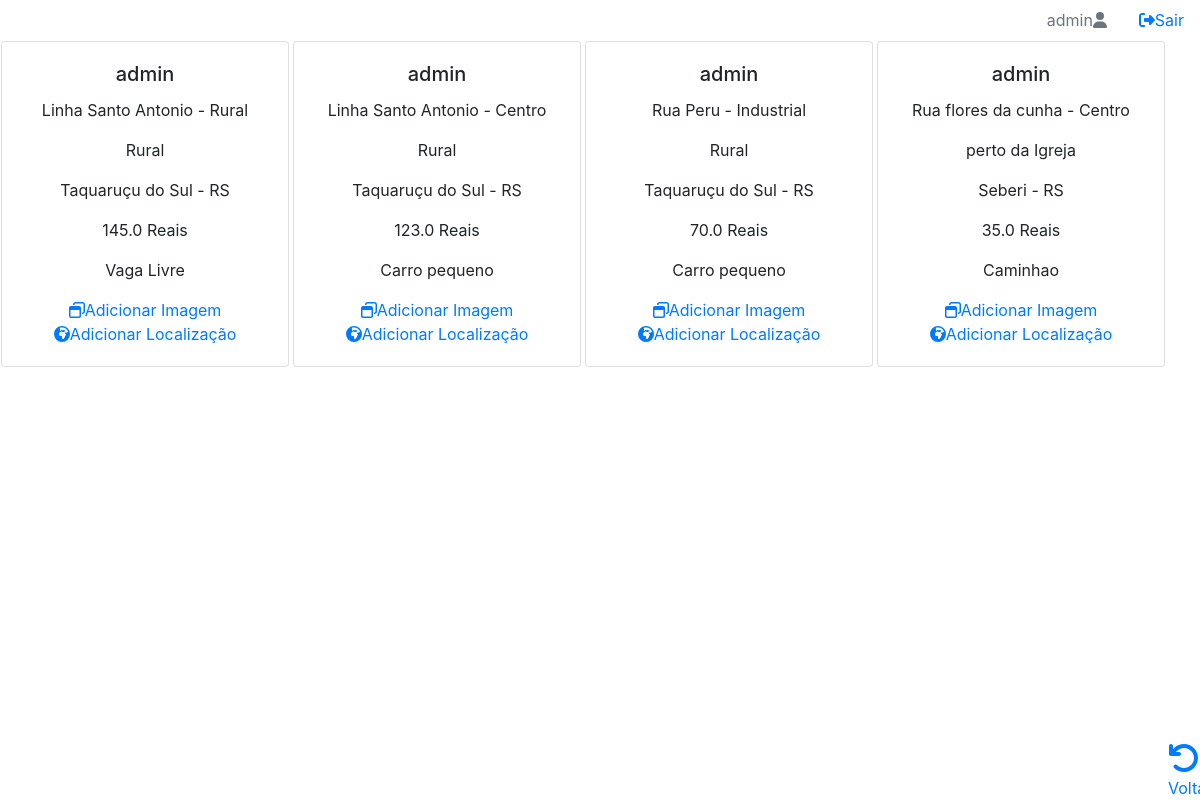
Before: /painel/adicional (signed in) with the older database file.
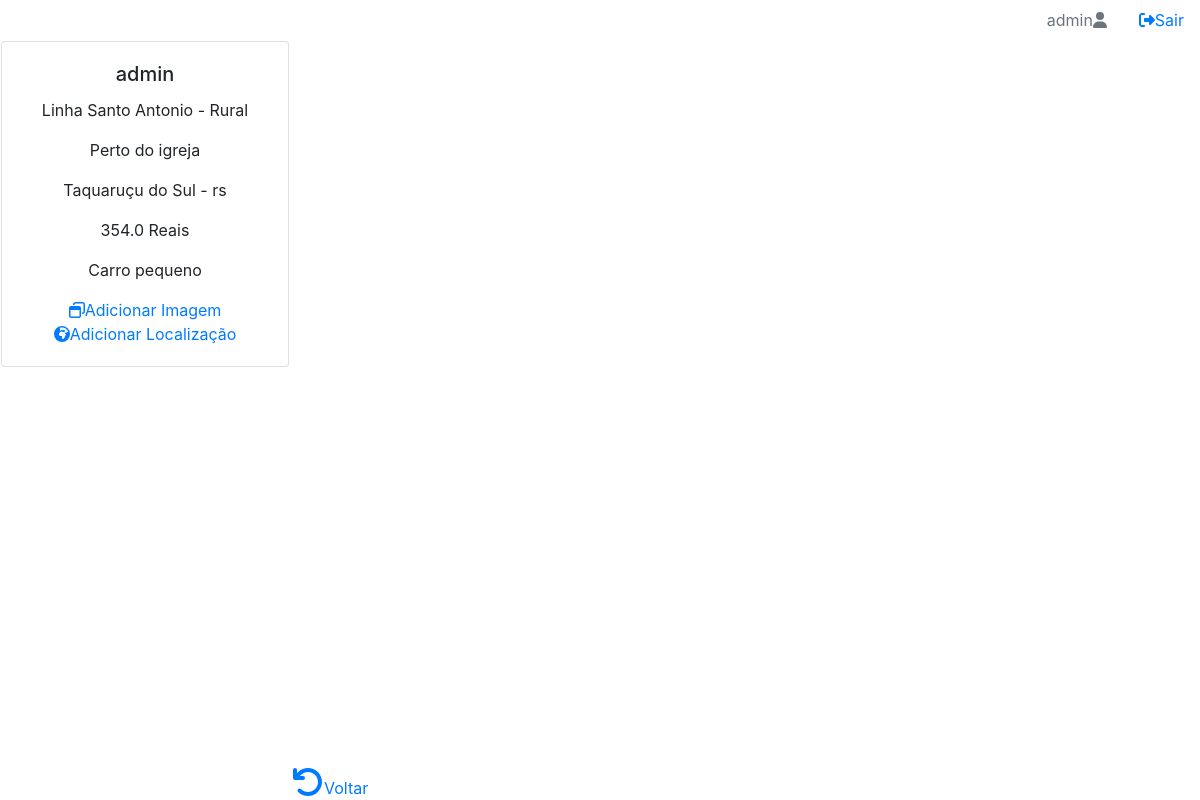
After: the same page with the newer database file.
### painel/models.py (models this page shows, shortened)
class Vaga(models.Model):
	dono = models.ForeignKey('auth.User', on_delete=models.CASCADE, default="")
	rua = models.CharField(max_length=50)
	bairro = models.CharField(max_length=50)
	referencia = models.CharField(max_length=200)
	cidade = models.CharField(max_length=50)
	estado = models.CharField(max_length=2)
	valor = models.FloatField(default=0.00)
	categoria = models.TextField(default="")
	rascunho = models.BooleanField(default=True)

### painel/views.py (the view)
# urls.py: path('adicional', views.adicional, name='adicional'),
def adicional(request):
   if request.user.is_authenticated == True:
      listav = Vaga.objects.filter(dono=request.user)
      contexto = {"listav": listav}
      return render(request, 'painel/adicional.html', contexto)
   else:
      form = FormLogin()
      contexto = {"form": form,}
      return render(request, 'painel/autenticar.html', contexto)

### painel/templates/painel/adicional.html (shortened to what this page needs)
{% extends "painel/index.html" %}
{% load static %}
{% block content %}
  {% if listav %}
   {% for v in listav %}
      <table class="tg">
  <tr>
    <td>
      <div class="card text-center" style="width: 18rem;">
      <div class="card-body" >
      <h5 class="card-title">{{v.dono}}</h5>
      <p class="card-text">{{v.rua}} - {{v.bairro}}</p>
      <p class="card-text">{{v.referencia}}</p>
      <p class="card-text">{{v.cidade}} - {{v.estado}}</p>
      <p class="card-text">{{v.valor}} Reais</p>
       <p class="card-text">{{v.categoria}}</p>
      <a href="#"><i class="far fa-window-restore"></i>Adicionar Imagem</a>
      <br>
      <a href="#"><i class="fas fa-globe-africa"></i>Adicionar Localização</a>
      </div>
      </div>
    </td>
    <td></td>
  </tr>
</table>
   {%endfor%}
  {% else %}
   <p>Sem vagas cadastradas.</p>
  {% endif %}
  <div>
   <a class="Voltar" href="meuperfil"><i class="fas fa-undo fa-2x"></i>Voltar</a>
  </div>
{% endblock %}

### painel/templates/painel/index.html (shortened to what this page needs)
{% load static %}
<!DOCTYPE html>
<html>
<head>
<link rel="stylesheet" href="{% static '/painel/css/bootstrap.min.css' %}">
<link rel="stylesheet" href="{% static '/painel/css/all.css' %}">
<link rel="stylesheet" href="{% static '/painel/estilos.css' %}" >
</head>
<body>
<ul class="nav justify-content-end">
  <li class="nav-item">
    <a class="nav-link disabled" href="#" tabindex="-1" aria-disabled="true">{{user}}<i class="fas fa-user"></i></a>
  </li>
  {% if user.is_authenticated %}
  <li class="nav-item">
    <a class="nav-link" href="/painel/sair"><i class="fas fa-sign-out-alt"></i>Sair</a>
    {% else %}
    <a class="nav-link" href="/painel/autenticar"><i class="fas fa-sign-in-alt"></i>Login </a>
  </li>
  {% endif %}
</ul>
{% block content %}{% endblock %}
</body>
</html>

### painel/static/painel/css/all.css (style rules this page uses)
.fa-2x { font-size: 2em; }
.fa-user:before { content: "\f007"; }
.fa-window-restore:before { content: "\f2d2"; }

### painel/static/painel/estilos.css (style rules this page uses)
.tg { float: left }
.Voltar { position: absolute; bottom: 0; float: center; }

Changed rows visible on the page:
removed Vaga: dono "admin", rua "Linha Santo Antonio", bairro "Rural", referencia "Rural", cidade "Taquaruçu do Sul", estado "RS", valor "145.0", categoria "Vaga Livre"
removed Vaga: dono "admin", rua "Linha Santo Antonio", bairro "Centro", referencia "Rural", cidade "Taquaruçu do Sul", estado "RS", valor "123.0", categoria "Carro pequeno"
removed Vaga: dono "admin", rua "Rua Peru", bairro "Industrial", referencia "Rural", cidade "Taquaruçu do Sul", estado "RS", valor "70.0", categoria "Carro pequeno"
removed Vaga: dono "admin", rua "Rua flores da cunha", bairro "Centro", referencia "perto da Igreja", cidade "Seberi", estado "RS", valor "35.0", categoria "Caminhao"
added Vaga: dono "admin", rua "Linha Santo Antonio", bairro "Rural", referencia "Perto do igreja", cidade "Taquaruçu do Sul", estado "rs", valor "354.0", categoria "Carro pequeno"
